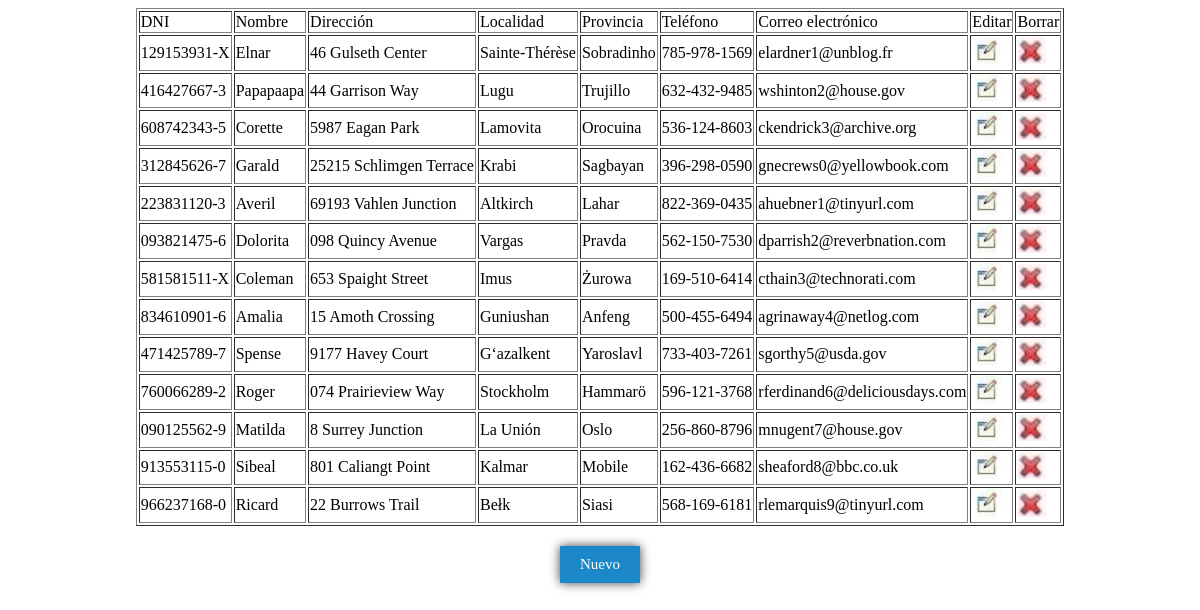
Screenshot of /Clientes/index.php with the database file from the repository.
### tables this page shows
CREATE TABLE `clientes` (
  `DNI` varchar(15) DEFAULT NULL,
  `Nombre` varchar(20) DEFAULT NULL,
  `Dirección` varchar(50) DEFAULT NULL,
  `Localidad` varchar(20) DEFAULT NULL,
  `Provincia` varchar(20) DEFAULT NULL,
  `Telefono` varchar(15) DEFAULT NULL,
  `email` varchar(50) DEFAULT NULL,
  `id` int(11) NOT NULL AUTO_INCREMENT,
  PRIMARY KEY (`id`)
);

### Clientes/index.php (the view, shortened to what this page needs)
<?php
include("dbcone.php");
include("head.php");
$resul1 = mysqli_query($link,"SELECT  * FROM clientes");
echo "<table border>";
echo "
        <tr>
            <td>DNI</td>
            <td>Nombre</td>
            <td>Dirección</td>
            <td>Localidad</td>
            <td>Provincia</td>
            <td>Teléfono</td>
            <td>Correo electrónico</td>
            <td>Editar</td>
            <td>Borrar</td>
        </tr>
    ";
while ($row = mysqli_fetch_row($resul1)){
    echo "
            <tr>
                <td>$row[0]</td>
                <td>$row[1]</td>
                <td>$row[2]</td>
                <td>$row[3]</td>
                <td>$row[4]</td>
                <td>$row[5]</td>
                <td>$row[6]</td>
                <td><a href='update.form.php?id=".$row["7"]."'><img src='/img/editar.png'></a></td>
                <td><a href='delete.php?id=".$row["7"]."' ><img src='/img/borrar.png'></a></td>
            </tr>
        ";
}
echo "</table>";
echo "
        <div class='container'>
            <a href='create.form.php' class='button'>Nuevo</a>
        </div>
    ";
?>

### Clientes/head.php
<?php
echo "
        <!DOCTYPE html>
        <html lang='es'>
        <head>
            <meta charset='UTF-8'>
            <meta http-equiv='X-UA-Compatible' content='IE=edge'>
            <meta name='viewport' content='width=device-width, initial-scale=1.0'>
            <title>Document</title>
            <link rel='stylesheet' href='style.css'>
        </head>
    "
?>

### Clientes/style.css (style rules this page uses)
img { width: 30px; }
.container { display: flex; justify-content: center; }
.button { background-color: #1c87c9; border: none; color: white; width: auto; padding: 10px 20px; margin: 20px; text-align: center; text-decoration: none; font-size: 15px; cursor: pointer; box-shadow: 0px 0px 10px 0px rgba(0,0,0,0.75); }

### rows the page displays
clientes: DNI "129153931-X", Nombre "Elnar", Dirección "46 Gulseth Center", Localidad "Sainte-Thérèse", Provincia "Sobradinho", Telefono "785-978-1569", email "elardner1@unblog.fr"
clientes: DNI "416427667-3", Nombre "Papapaapa", Dirección "44 Garrison Way", Localidad "Lugu", Provincia "Trujillo", Telefono "632-432-9485", email "wshinton2@house.gov"
clientes: DNI "608742343-5", Nombre "Corette", Dirección "5987 Eagan Park", Localidad "Lamovita", Provincia "Orocuina", Telefono "536-124-8603", email "ckendrick3@archive.org"
clientes: DNI "312845626-7", Nombre "Garald", Dirección "25215 Schlimgen Terrace", Localidad "Krabi", Provincia "Sagbayan", Telefono "396-298-0590", email "gnecrews0@yellowbook.com"
clientes: DNI "223831120-3", Nombre "Averil", Dirección "69193 Vahlen Junction", Localidad "Altkirch", Provincia "Lahar", Telefono "822-369-0435", email "ahuebner1@tinyurl.com"
clientes: DNI "093821475-6", Nombre "Dolorita", Dirección "098 Quincy Avenue", Localidad "Vargas", Provincia "Pravda", Telefono "562-150-7530", email "dparrish2@reverbnation.com"
clientes: DNI "581581511-X", Nombre "Coleman", Dirección "653 Spaight Street", Localidad "Imus", Provincia "Żurowa", Telefono "169-510-6414", email "cthain3@technorati.com"
clientes: DNI "834610901-6", Nombre "Amalia", Dirección "15 Amoth Crossing", Localidad "Guniushan", Provincia "Anfeng", Telefono "500-455-6494", email "agrinaway4@netlog.com"
clientes: DNI "471425789-7", Nombre "Spense", Dirección "9177 Havey Court", Localidad "G‘azalkent", Provincia "Yaroslavl", Telefono "733-403-7261", email "sgorthy5@usda.gov"
clientes: DNI "760066289-2", Nombre "Roger", Dirección "074 Prairieview Way", Localidad "Stockholm", Provincia "Hammarö", Telefono "596-121-3768", email "rferdinand6@deliciousdays.com"
clientes: DNI "090125562-9", Nombre "Matilda", Dirección "8 Surrey Junction", Localidad "La Unión", Provincia "Oslo", Telefono "256-860-8796", email "mnugent7@house.gov"
clientes: DNI "913553115-0", Nombre "Sibeal", Dirección "801 Caliangt Point", Localidad "Kalmar", Provincia "Mobile", Telefono "162-436-6682", email "sheaford8@bbc.co.uk"
clientes: DNI "966237168-0", Nombre "Ricard", Dirección "22 Burrows Trail", Localidad "Bełk", Provincia "Siasi", Telefono "568-169-6181", email "rlemarquis9@tinyurl.com"
